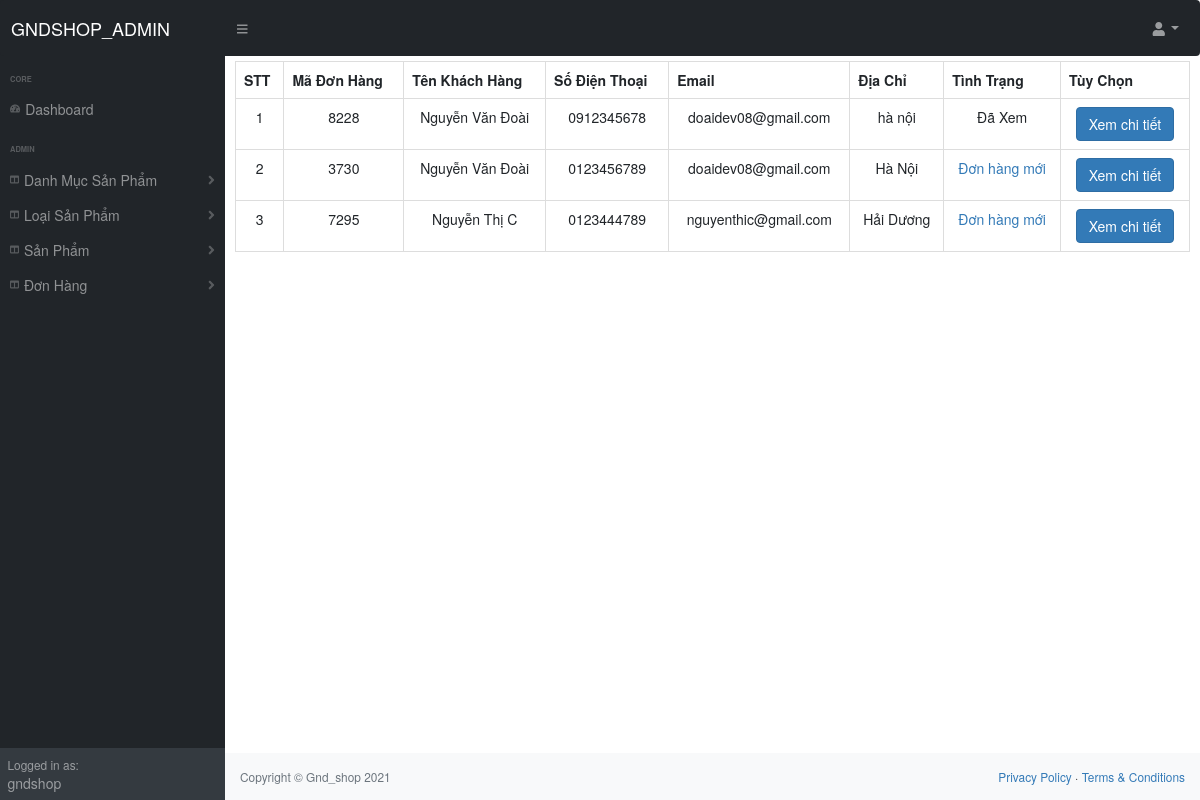
Page /adminpage/index.php?action=quanlydh&query=xemdh (signed in) on the committed database.
### tables this page shows
CREATE TABLE `donhang` (
  `ID_donhang` int(11) NOT NULL,
  `ID_khachhang` int(11) NOT NULL,
  `ma_donhang` int(11) NOT NULL,
  `diachi_khachhang` varchar(100) NOT NULL,
  `sdt_khachhang` varchar(10) NOT NULL,
  `status_donhang` int(11) NOT NULL
);

CREATE TABLE `dangky` (
  `ID_dangky` int(11) NOT NULL,
  `tenguest` varchar(100) NOT NULL,
  `emailguest` varchar(100) NOT NULL,
  `matkhauguest` varchar(100) NOT NULL
);

### adminpage/modules/quanlydonhang/xemdonhang.php (the view)
<?php
	$sql = "SELECT * FROM donhang,dangky WHERE donhang.ID_khachhang=dangky.id_dangky";
	$query = mysqli_query($mysqli,$sql);
?>
<div class="fluid-container mt-2 text-center mx-3">
	<table class="table table-bordered">
		<tr>
			<th>STT</th>
			<th>Mã Đơn Hàng</th>
			<th>Tên Khách Hàng</th>
			<th>Số Điện Thoại</th>
			<th>Email</th>
			<th>Địa Chỉ</th>
			<th>Tình Trạng</th>
			<th>Tùy Chọn</th>
		</tr>
<?php
	$i =1;
	while($row=mysqli_fetch_array($query)){
?>
  <tr>
  	<td><?php echo $i++ ?></td>
  	<td><?php echo $row['ma_donhang'] ?></td>
  	<td><?php echo $row['tenguest'] ?></td>
  	<td><?php echo $row['sdt_khachhang'] ?></td>
  	<td><?php echo $row['emailguest'] ?></td>
  	<td><?php echo $row['diachi_khachhang'] ?></td>
  	<td>
  			<?php
  					if($row['status_donhang']==1){
  						echo '<a href="modules/quanlydonhang/xulydonhang.php?codeCart='.$row['ma_donhang'].'">Đơn hàng mới</a>';
  					}else{
  						echo "Đã Xem";
  					}
  			?>
	  </td>
   	<td>
   		<a class="btn btn-primary" href="index.php?action=quanlydh&query=xemchitietdh&iddh=<?php echo $row['ma_donhang'] ?>">Xem chi tiết</a>
   	</td>
  </tr>
<?php
}
 ?>
	</table>
</div>

### rows in the picture
donhang: ma_donhang "8228", dangky.tenguest "Nguyễn Văn Đoài", sdt_khachhang "0912345678", dangky.emailguest "doaidev08@gmail.com", diachi_khachhang "hà nội", status_donhang "Đã Xem"
donhang: ma_donhang "3730", dangky.tenguest "Nguyễn Văn Đoài", sdt_khachhang "0123456789", dangky.emailguest "doaidev08@gmail.com", diachi_khachhang "Hà Nội"
donhang: ma_donhang "7295", dangky.tenguest "Nguyễn Thị C", sdt_khachhang "0123444789", dangky.emailguest "nguyenthic@gmail.com", diachi_khachhang "Hải Dương"

### other values in the picture
$_SESSION['dangnhapad'] "gndshop"
